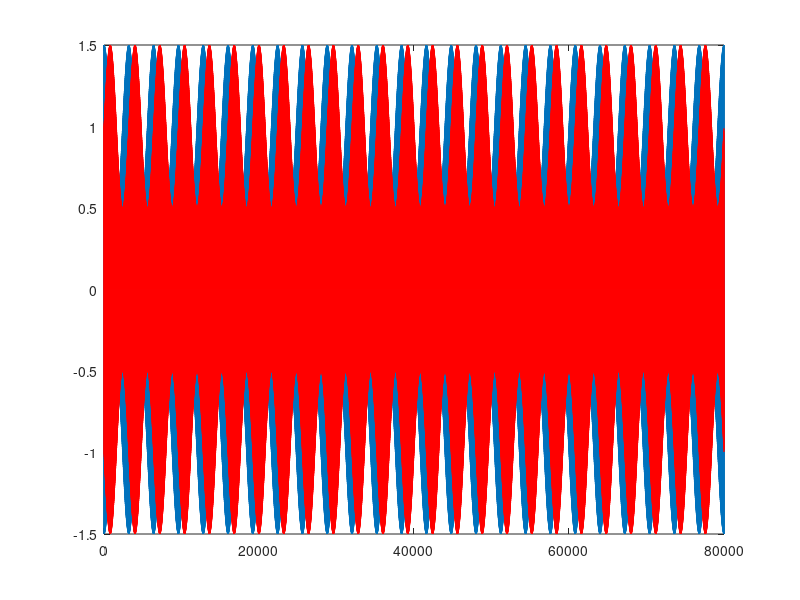

Recreate this plot in MATLAB.
% AM and qFM script
% Keiichi YASU
% 2011/11/03 : First commit
% 2017/05/19 : Change to use variables

% constant
sec = 5; % duration of sound in second
sf = 16000; % sampling frequency
fc=1000;    % center freq.
fmod=5;    % mod. freq.
t=[1:sf*sec]/sf; % time

% AM
am=sin(2*pi*(fc-fmod)*t)/4+sin(2*pi*fc*t)+sin(2*pi*(fc+fmod)*t)/4;

% FM
fm=cos(2*pi*(fc-fmod)*t)/4+sin(2*pi*fc*t)-cos(2*pi*(fc+fmod)*t)/4;

% plot result
plot(am)
hold on
plot(fm,'r');
